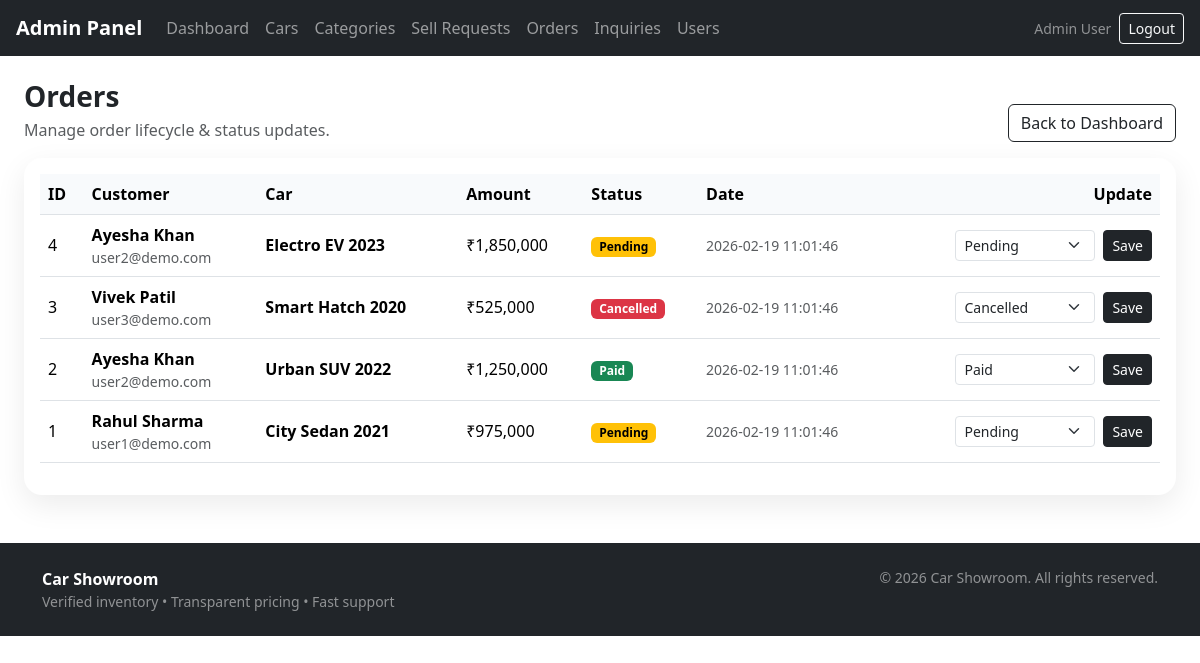
The app's page /admin/orders.php (signed in) with its own data.
### tables this page shows
CREATE TABLE orders (
  id INT AUTO_INCREMENT PRIMARY KEY,
  user_id INT NOT NULL,
  car_id INT NOT NULL,
  amount DECIMAL(12,2) NOT NULL,
  status VARCHAR(50) NOT NULL DEFAULT 'Pending',
  created_at TIMESTAMP NOT NULL DEFAULT CURRENT_TIMESTAMP,
  CONSTRAINT fk_order_user FOREIGN KEY (user_id) REFERENCES users(id),
  CONSTRAINT fk_order_car FOREIGN KEY (car_id) REFERENCES cars(id)
);

CREATE TABLE users (
  id INT AUTO_INCREMENT PRIMARY KEY,
  full_name VARCHAR(100) NOT NULL,
  email VARCHAR(150) NOT NULL UNIQUE,
  password_hash VARCHAR(255) NOT NULL,
  role ENUM('Admin','Customer') NOT NULL DEFAULT 'Customer',
  mobile VARCHAR(20) NULL,
  is_active TINYINT(1) NOT NULL DEFAULT 1,
  created_at TIMESTAMP NOT NULL DEFAULT CURRENT_TIMESTAMP
);

CREATE TABLE cars (
  id INT AUTO_INCREMENT PRIMARY KEY,
  category_id INT NULL,
  title VARCHAR(150) NOT NULL,
  brand VARCHAR(100) NOT NULL,
  model VARCHAR(100) NOT NULL,
  car_year INT NOT NULL,
  fuel VARCHAR(50) NOT NULL,
  transmission VARCHAR(50) NOT NULL,
  price DECIMAL(12,2) NOT NULL,
  mileage_km INT NOT NULL DEFAULT 0,
  location VARCHAR(100) NOT NULL,
  description TEXT NULL,
  status VARCHAR(50) NOT NULL DEFAULT 'Published',
  created_at TIMESTAMP NOT NULL DEFAULT CURRENT_TIMESTAMP,
  CONSTRAINT fk_car_cat FOREIGN KEY (category_id) REFERENCES categories(id)
);

### app/init.php (called while the page is built, shortened)
<?php
function db(){
  $m = @new mysqli(DB_HOST, DB_USER, DB_PASS, DB_NAME, (int)DB_PORT);
  $m->set_charset('utf8mb4');
  return $m;
}
function esc($s){ return htmlspecialchars((string)$s, ENT_QUOTES, 'UTF-8'); }

### admin/orders.php (the view, shortened to what this page needs)
<?php
require_once __DIR__ . '/../app/init.php';
function badgeOrder($s){
  if($s==='Paid') return 'success';
  if($s==='Cancelled') return 'danger';
  return 'warning';
}
$rows=array();
$sql="SELECT o.id,u.full_name,u.email,
             c.title car_title,
             o.amount,o.status,o.created_at
      FROM orders o
      LEFT JOIN users u ON u.id=o.user_id
      LEFT JOIN cars c ON c.id=o.car_id
      ORDER BY o.id DESC";
$r=db()->query($sql);
if($r){ while($row=$r->fetch_assoc()) $rows[]=$row; }
$statuses = array('Pending','Confirmed','Paid','Delivered','Cancelled');
?>
<?php require_once __DIR__ . '/../includes/head.php'; ?>
<?php require_once __DIR__ . '/../includes/admin_navbar.php'; ?>
<div class="container-fluid my-4 px-3 px-md-4">
  <div class="d-flex justify-content-between align-items-end flex-wrap gap-2">
    <div>
      <h3 class="fw-bold mb-1">Orders</h3>
      <p class="text-muted mb-0">Manage order lifecycle & status updates.</p>
    </div>
    <a class="btn btn-outline-dark" href="<?php echo BASE_URL; ?>admin/dashboard.php">Back to Dashboard</a>
  </div>
  <div class="card card-soft mt-3">
    <div class="card-body">
      <div class="table-responsive">
        <table class="table align-middle">
          <thead>
            <tr>
              <th>ID</th>
              <th>Customer</th>
              <th>Car</th>
              <th>Amount</th>
              <th>Status</th>
              <th>Date</th>
              <th class="text-end">Update</th>
            </tr>
          </thead>
          <tbody>
            <?php foreach($rows as $x): ?>
              <tr>
                <td><?php echo (int)$x['id']; ?></td>
                <td>
                  <div class="fw-bold"><?php echo esc($x['full_name'] ?: '—'); ?></div>
                  <div class="text-muted small"><?php echo esc($x['email'] ?: ''); ?></div>
                </td>
                <td class="fw-bold"><?php echo esc($x['car_title'] ?: '—'); ?></td>
                <td>₹<?php echo number_format((float)$x['amount']); ?></td>
                <td>
                  <span class="badge text-bg-<?php echo badgeOrder($x['status']); ?>">
                    <?php echo esc($x['status']); ?>
                  </span>
                </td>
                <td class="text-muted small"><?php echo esc($x['created_at']); ?></td>
                <td class="text-end">
                  <form class="d-inline-flex gap-2 align-items-center" method="post" action="<?php echo BASE_URL; ?>admin/order_update_status.php">
                    <select class="form-select form-select-sm" name="status" style="min-width: 140px;">
                      <?php foreach($statuses as $s): ?>
                        <option <?php echo ($x['status']===$s)?'selected':''; ?>><?php echo $s; ?></option>
                      <?php endforeach; ?>
                    </select>
                    <button class="btn btn-sm btn-dark">Save</button>
                  </form>
                </td>
              </tr>
            <?php endforeach; ?>
          </tbody>
        </table>
      </div>
    </div>
  </div>
</div>
<?php require_once __DIR__ . '/../includes/footer.php'; ?>

### assets/css/style.css (style rules this page uses)
.card-soft { border:0; border-radius:18px; box-shadow:0 10px 30px rgba(0,0,0,.08); }
.table thead th { background:#f8fafc; }
.table-responsive { overflow-x: auto; }

### records on screen
orders: id "4", user.full_name "Ayesha Khan", user.email "user2@demo.com", car.title "Electro EV 2023", amount "1,850,000", status "Pending", created_at "2026-02-19 11:01:46"
orders: id "3", user.full_name "Vivek Patil", user.email "user3@demo.com", car.title "Smart Hatch 2020", amount "525,000", status "Cancelled", created_at "2026-02-19 11:01:46"
orders: id "2", user.full_name "Ayesha Khan", user.email "user2@demo.com", car.title "Urban SUV 2022", amount "1,250,000", status "Paid", created_at "2026-02-19 11:01:46"
orders: id "1", user.full_name "Rahul Sharma", user.email "user1@demo.com", car.title "City Sedan 2021", amount "975,000", status "Pending", created_at "2026-02-19 11:01:46"

### other values on screen
$u['full_name'] "Admin User"
